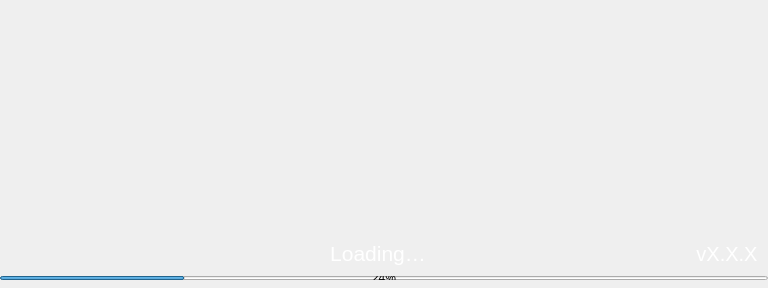
<?xml version="1.0" encoding="UTF-8"?>
<ui version="4.0">
 <class>Splash</class>
 <widget class="QWidget" name="Splash">
  <property name="geometry">
   <rect>
    <x>0</x>
    <y>0</y>
    <width>768</width>
    <height>288</height>
   </rect>
  </property>
  <property name="minimumSize">
   <size>
    <width>768</width>
    <height>288</height>
   </size>
  </property>
  <property name="maximumSize">
   <size>
    <width>16777215</width>
    <height>700</height>
   </size>
  </property>
  <property name="windowTitle">
   <string>Form</string>
  </property>
  <layout class="QVBoxLayout" name="verticalLayout_2">
   <property name="spacing">
    <number>0</number>
   </property>
   <property name="leftMargin">
    <number>0</number>
   </property>
   <property name="topMargin">
    <number>0</number>
   </property>
   <property name="rightMargin">
    <number>0</number>
   </property>
   <property name="bottomMargin">
    <number>0</number>
   </property>
   <item>
    <widget class="QFrame" name="frame">
     <property name="minimumSize">
      <size>
       <width>750</width>
       <height>280</height>
      </size>
     </property>
     <property name="styleSheet">
      <string notr="true"/>
     </property>
     <property name="frameShape">
      <enum>QFrame::NoFrame</enum>
     </property>
     <property name="frameShadow">
      <enum>QFrame::Plain</enum>
     </property>
     <layout class="QVBoxLayout" name="verticalLayout">
      <property name="spacing">
       <number>0</number>
      </property>
      <property name="leftMargin">
       <number>0</number>
      </property>
      <property name="topMargin">
       <number>0</number>
      </property>
      <property name="rightMargin">
       <number>0</number>
      </property>
      <property name="bottomMargin">
       <number>0</number>
      </property>
      <item>
       <spacer name="verticalSpacer">
        <property name="orientation">
         <enum>Qt::Vertical</enum>
        </property>
        <property name="sizeHint" stdset="0">
         <size>
          <width>20</width>
          <height>40</height>
         </size>
        </property>
       </spacer>
      </item>
      <item>
       <widget class="QWidget" name="horizontalWidget" native="true">
        <property name="minimumSize">
         <size>
          <width>0</width>
          <height>30</height>
         </size>
        </property>
        <layout class="QHBoxLayout" name="horizontalLayout_2">
         <property name="spacing">
          <number>0</number>
         </property>
         <property name="leftMargin">
          <number>10</number>
         </property>
         <property name="topMargin">
          <number>0</number>
         </property>
         <property name="rightMargin">
          <number>10</number>
         </property>
         <property name="bottomMargin">
          <number>0</number>
         </property>
         <item>
          <widget class="QLabel" name="lblMessage">
           <property name="sizePolicy">
            <sizepolicy hsizetype="Expanding" vsizetype="Preferred">
             <horstretch>0</horstretch>
             <verstretch>0</verstretch>
            </sizepolicy>
           </property>
           <property name="minimumSize">
            <size>
             <width>0</width>
             <height>30</height>
            </size>
           </property>
           <property name="font">
            <font>
             <pointsize>16</pointsize>
            </font>
           </property>
           <property name="styleSheet">
            <string notr="true">color:white; padding-left:50px;</string>
           </property>
           <property name="text">
            <string>Loading…</string>
           </property>
           <property name="alignment">
            <set>Qt::AlignHCenter|Qt::AlignTop</set>
           </property>
          </widget>
         </item>
         <item alignment="Qt::AlignVCenter">
          <widget class="QLabel" name="lblVersion">
           <property name="minimumSize">
            <size>
             <width>0</width>
             <height>30</height>
            </size>
           </property>
           <property name="font">
            <font>
             <pointsize>15</pointsize>
            </font>
           </property>
           <property name="styleSheet">
            <string notr="true">color:white; padding-top:1px;</string>
           </property>
           <property name="text">
            <string notr="true">vX.X.X</string>
           </property>
           <property name="alignment">
            <set>Qt::AlignHCenter|Qt::AlignTop</set>
           </property>
          </widget>
         </item>
        </layout>
       </widget>
      </item>
      <item>
       <widget class="QWidget" name="layoutProgress" native="true">
        <property name="minimumSize">
         <size>
          <width>0</width>
          <height>8</height>
         </size>
        </property>
        <property name="maximumSize">
         <size>
          <width>16777215</width>
          <height>8</height>
         </size>
        </property>
        <layout class="QHBoxLayout" name="horizontalLayout">
         <property name="spacing">
          <number>0</number>
         </property>
         <property name="leftMargin">
          <number>0</number>
         </property>
         <property name="topMargin">
          <number>4</number>
         </property>
         <property name="rightMargin">
          <number>0</number>
         </property>
         <property name="bottomMargin">
          <number>0</number>
         </property>
         <item>
          <widget class="QProgressBar" name="progressBar">
           <property name="value">
            <number>24</number>
           </property>
          </widget>
         </item>
        </layout>
       </widget>
      </item>
      <item>
       <spacer name="verticalSpacer_3">
        <property name="orientation">
         <enum>Qt::Vertical</enum>
        </property>
        <property name="sizeType">
         <enum>QSizePolicy::Fixed</enum>
        </property>
        <property name="sizeHint" stdset="0">
         <size>
          <width>20</width>
          <height>8</height>
         </size>
        </property>
       </spacer>
      </item>
     </layout>
    </widget>
   </item>
  </layout>
 </widget>
 <resources/>
 <connections/>
</ui>
